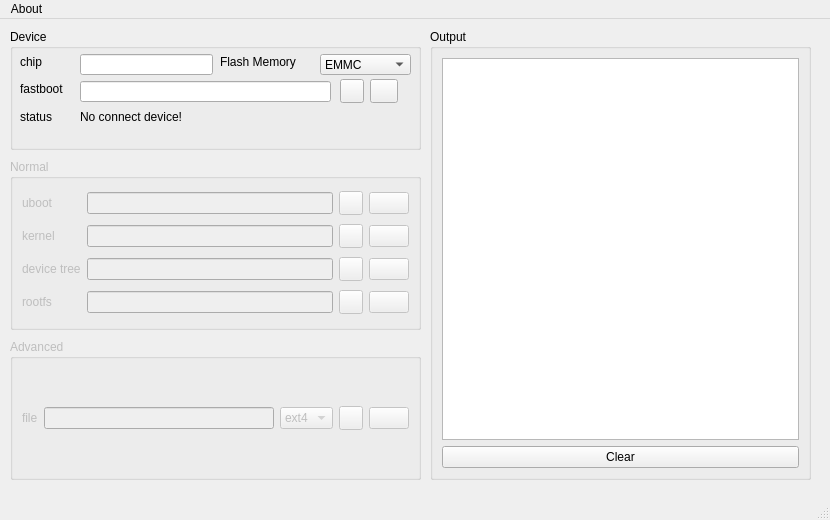
<?xml version="1.0" encoding="UTF-8"?>
<ui version="4.0">
 <class>MainWindow</class>
 <widget class="QMainWindow" name="MainWindow">
  <property name="geometry">
   <rect>
    <x>0</x>
    <y>0</y>
    <width>830</width>
    <height>520</height>
   </rect>
  </property>
  <property name="minimumSize">
   <size>
    <width>830</width>
    <height>520</height>
   </size>
  </property>
  <property name="maximumSize">
   <size>
    <width>830</width>
    <height>520</height>
   </size>
  </property>
  <property name="windowTitle">
   <string>nxp-uuu-qt-tool</string>
  </property>
  <property name="windowIcon">
   <iconset resource="resources.qrc">
    <normaloff>:/icon/Resources/icon/main.ico</normaloff>:/icon/Resources/icon/main.ico</iconset>
  </property>
  <widget class="QWidget" name="centralWidget">
   <widget class="QGroupBox" name="deviceGroupBox">
    <property name="geometry">
     <rect>
      <x>10</x>
      <y>10</y>
      <width>411</width>
      <height>121</height>
     </rect>
    </property>
    <property name="title">
     <string>Device</string>
    </property>
    <widget class="QLineEdit" name="chipLineEdit">
     <property name="geometry">
      <rect>
       <x>70</x>
       <y>25</y>
       <width>133</width>
       <height>21</height>
      </rect>
     </property>
     <property name="readOnly">
      <bool>true</bool>
     </property>
    </widget>
    <widget class="QLabel" name="chipLabel">
     <property name="geometry">
      <rect>
       <x>10</x>
       <y>25</y>
       <width>24</width>
       <height>16</height>
      </rect>
     </property>
     <property name="text">
      <string>chip</string>
     </property>
    </widget>
    <widget class="QLabel" name="fastbootLabel">
     <property name="geometry">
      <rect>
       <x>10</x>
       <y>52</y>
       <width>49</width>
       <height>16</height>
      </rect>
     </property>
     <property name="text">
      <string>fastboot</string>
     </property>
    </widget>
    <widget class="QLineEdit" name="fastbootPathLineEdit">
     <property name="geometry">
      <rect>
       <x>70</x>
       <y>52</y>
       <width>251</width>
       <height>21</height>
      </rect>
     </property>
     <property name="readOnly">
      <bool>true</bool>
     </property>
    </widget>
    <widget class="QPushButton" name="fastbootPathPushButton">
     <property name="geometry">
      <rect>
       <x>330</x>
       <y>50</y>
       <width>24</width>
       <height>24</height>
      </rect>
     </property>
     <property name="minimumSize">
      <size>
       <width>24</width>
       <height>24</height>
      </size>
     </property>
     <property name="maximumSize">
      <size>
       <width>24</width>
       <height>24</height>
      </size>
     </property>
     <property name="text">
      <string/>
     </property>
     <property name="icon">
      <iconset resource="resources.qrc">
       <normaloff>:/img/Resources/img/folder.png</normaloff>:/img/Resources/img/folder.png</iconset>
     </property>
    </widget>
    <widget class="QPushButton" name="fastbootBurnPushButton">
     <property name="geometry">
      <rect>
       <x>360</x>
       <y>50</y>
       <width>28</width>
       <height>24</height>
      </rect>
     </property>
     <property name="text">
      <string/>
     </property>
     <property name="icon">
      <iconset resource="resources.qrc">
       <normaloff>:/img/Resources/img/download.png</normaloff>:/img/Resources/img/download.png</iconset>
     </property>
    </widget>
    <widget class="QComboBox" name="flashMemoryComboBox">
     <property name="geometry">
      <rect>
       <x>310</x>
       <y>25</y>
       <width>91</width>
       <height>21</height>
      </rect>
     </property>
     <item>
      <property name="text">
       <string>EMMC</string>
      </property>
     </item>
     <item>
      <property name="text">
       <string>SDCARD</string>
      </property>
     </item>
     <item>
      <property name="text">
       <string>NANDFLASH</string>
      </property>
     </item>
     <item>
      <property name="text">
       <string>NORFLASH</string>
      </property>
     </item>
    </widget>
    <widget class="QLabel" name="flashMemoryLabel">
     <property name="geometry">
      <rect>
       <x>210</x>
       <y>25</y>
       <width>82</width>
       <height>16</height>
      </rect>
     </property>
     <property name="text">
      <string>Flash Memory</string>
     </property>
    </widget>
    <widget class="QLabel" name="statusLabel">
     <property name="geometry">
      <rect>
       <x>10</x>
       <y>80</y>
       <width>34</width>
       <height>16</height>
      </rect>
     </property>
     <property name="text">
      <string>status</string>
     </property>
    </widget>
    <widget class="QLabel" name="statusCurLabel">
     <property name="geometry">
      <rect>
       <x>70</x>
       <y>80</y>
       <width>331</width>
       <height>16</height>
      </rect>
     </property>
     <property name="text">
      <string>No connect device!</string>
     </property>
    </widget>
   </widget>
   <widget class="QGroupBox" name="normalGroupBox">
    <property name="enabled">
     <bool>false</bool>
    </property>
    <property name="geometry">
     <rect>
      <x>10</x>
      <y>140</y>
      <width>411</width>
      <height>171</height>
     </rect>
    </property>
    <property name="title">
     <string>Normal</string>
    </property>
    <layout class="QGridLayout" name="gridLayout_2">
     <item row="3" column="1">
      <widget class="QLineEdit" name="deviceTreePathLineEdit">
       <property name="readOnly">
        <bool>true</bool>
       </property>
      </widget>
     </item>
     <item row="4" column="0">
      <widget class="QLabel" name="rootfsLabel">
       <property name="text">
        <string>rootfs</string>
       </property>
      </widget>
     </item>
     <item row="2" column="1">
      <widget class="QLineEdit" name="kernelPathLineEdit">
       <property name="readOnly">
        <bool>true</bool>
       </property>
      </widget>
     </item>
     <item row="2" column="0">
      <widget class="QLabel" name="kernelLabel">
       <property name="text">
        <string>kernel</string>
       </property>
      </widget>
     </item>
     <item row="4" column="1">
      <widget class="QLineEdit" name="rootfsPathLineEdit">
       <property name="readOnly">
        <bool>true</bool>
       </property>
      </widget>
     </item>
     <item row="2" column="2">
      <widget class="QPushButton" name="kernelPathPushButton">
       <property name="minimumSize">
        <size>
         <width>24</width>
         <height>24</height>
        </size>
       </property>
       <property name="maximumSize">
        <size>
         <width>24</width>
         <height>24</height>
        </size>
       </property>
       <property name="text">
        <string/>
       </property>
       <property name="icon">
        <iconset resource="resources.qrc">
         <normaloff>:/img/Resources/img/folder.png</normaloff>:/img/Resources/img/folder.png</iconset>
       </property>
      </widget>
     </item>
     <item row="1" column="3">
      <widget class="QPushButton" name="ubootBurnPushButton">
       <property name="text">
        <string/>
       </property>
       <property name="icon">
        <iconset resource="resources.qrc">
         <normaloff>:/img/Resources/img/download.png</normaloff>:/img/Resources/img/download.png</iconset>
       </property>
      </widget>
     </item>
     <item row="4" column="3">
      <widget class="QPushButton" name="rootfsBurnPushButton">
       <property name="text">
        <string/>
       </property>
       <property name="icon">
        <iconset resource="resources.qrc">
         <normaloff>:/img/Resources/img/download.png</normaloff>:/img/Resources/img/download.png</iconset>
       </property>
      </widget>
     </item>
     <item row="4" column="2">
      <widget class="QPushButton" name="rootfsPathPushButton">
       <property name="minimumSize">
        <size>
         <width>24</width>
         <height>24</height>
        </size>
       </property>
       <property name="maximumSize">
        <size>
         <width>24</width>
         <height>24</height>
        </size>
       </property>
       <property name="text">
        <string/>
       </property>
       <property name="icon">
        <iconset resource="resources.qrc">
         <normaloff>:/img/Resources/img/folder.png</normaloff>:/img/Resources/img/folder.png</iconset>
       </property>
      </widget>
     </item>
     <item row="1" column="1">
      <widget class="QLineEdit" name="ubootPathLineEdit">
       <property name="readOnly">
        <bool>true</bool>
       </property>
      </widget>
     </item>
     <item row="3" column="2">
      <widget class="QPushButton" name="deviceTreePathPushButton">
       <property name="minimumSize">
        <size>
         <width>24</width>
         <height>24</height>
        </size>
       </property>
       <property name="maximumSize">
        <size>
         <width>24</width>
         <height>24</height>
        </size>
       </property>
       <property name="text">
        <string/>
       </property>
       <property name="icon">
        <iconset resource="resources.qrc">
         <normaloff>:/img/Resources/img/folder.png</normaloff>:/img/Resources/img/folder.png</iconset>
       </property>
      </widget>
     </item>
     <item row="3" column="0">
      <widget class="QLabel" name="deviceTreeLabel">
       <property name="text">
        <string>device tree</string>
       </property>
      </widget>
     </item>
     <item row="2" column="3">
      <widget class="QPushButton" name="kernelBurnPushButton">
       <property name="text">
        <string/>
       </property>
       <property name="icon">
        <iconset resource="resources.qrc">
         <normaloff>:/img/Resources/img/download.png</normaloff>:/img/Resources/img/download.png</iconset>
       </property>
      </widget>
     </item>
     <item row="1" column="2">
      <widget class="QPushButton" name="ubootPathPushButton">
       <property name="minimumSize">
        <size>
         <width>24</width>
         <height>24</height>
        </size>
       </property>
       <property name="maximumSize">
        <size>
         <width>24</width>
         <height>24</height>
        </size>
       </property>
       <property name="text">
        <string/>
       </property>
       <property name="icon">
        <iconset resource="resources.qrc">
         <normaloff>:/img/Resources/img/folder.png</normaloff>:/img/Resources/img/folder.png</iconset>
       </property>
      </widget>
     </item>
     <item row="1" column="0">
      <widget class="QLabel" name="ubootLabel">
       <property name="text">
        <string>uboot</string>
       </property>
      </widget>
     </item>
     <item row="3" column="3">
      <widget class="QPushButton" name="deviceTreeBurnPushButton">
       <property name="text">
        <string/>
       </property>
       <property name="icon">
        <iconset resource="resources.qrc">
         <normaloff>:/img/Resources/img/download.png</normaloff>:/img/Resources/img/download.png</iconset>
       </property>
      </widget>
     </item>
    </layout>
   </widget>
   <widget class="QGroupBox" name="advancedGroupBox">
    <property name="enabled">
     <bool>false</bool>
    </property>
    <property name="geometry">
     <rect>
      <x>10</x>
      <y>320</y>
      <width>411</width>
      <height>141</height>
     </rect>
    </property>
    <property name="title">
     <string>Advanced</string>
    </property>
    <layout class="QGridLayout" name="gridLayout_3">
     <item row="0" column="0">
      <widget class="QLabel" name="fileLabel">
       <property name="text">
        <string>file</string>
       </property>
      </widget>
     </item>
     <item row="0" column="4">
      <widget class="QPushButton" name="fileBurnPushButton">
       <property name="text">
        <string/>
       </property>
       <property name="icon">
        <iconset resource="resources.qrc">
         <normaloff>:/img/Resources/img/download.png</normaloff>:/img/Resources/img/download.png</iconset>
       </property>
      </widget>
     </item>
     <item row="0" column="1">
      <widget class="QLineEdit" name="filePathLineEdit">
       <property name="readOnly">
        <bool>true</bool>
       </property>
      </widget>
     </item>
     <item row="0" column="3">
      <widget class="QPushButton" name="filePathPushButton">
       <property name="minimumSize">
        <size>
         <width>24</width>
         <height>24</height>
        </size>
       </property>
       <property name="maximumSize">
        <size>
         <width>24</width>
         <height>24</height>
        </size>
       </property>
       <property name="text">
        <string/>
       </property>
       <property name="icon">
        <iconset resource="resources.qrc">
         <normaloff>:/img/Resources/img/folder.png</normaloff>:/img/Resources/img/folder.png</iconset>
       </property>
      </widget>
     </item>
     <item row="0" column="2">
      <widget class="QComboBox" name="fileComboBox">
       <item>
        <property name="text">
         <string>ext4</string>
        </property>
       </item>
       <item>
        <property name="text">
         <string>fat</string>
        </property>
       </item>
      </widget>
     </item>
    </layout>
   </widget>
   <widget class="QGroupBox" name="logGroupBox">
    <property name="geometry">
     <rect>
      <x>430</x>
      <y>10</y>
      <width>381</width>
      <height>451</height>
     </rect>
    </property>
    <property name="title">
     <string>Output</string>
    </property>
    <layout class="QGridLayout" name="gridLayout">
     <item row="0" column="0">
      <widget class="QPlainTextEdit" name="logPlainTextEdit">
       <property name="readOnly">
        <bool>true</bool>
       </property>
      </widget>
     </item>
     <item row="1" column="0">
      <widget class="QPushButton" name="clearLogPushButton">
       <property name="text">
        <string>Clear</string>
       </property>
      </widget>
     </item>
    </layout>
   </widget>
  </widget>
  <widget class="QMenuBar" name="menuBar">
   <property name="geometry">
    <rect>
     <x>0</x>
     <y>0</y>
     <width>830</width>
     <height>32</height>
    </rect>
   </property>
   <widget class="QMenu" name="menu">
    <property name="title">
     <string>About</string>
    </property>
   </widget>
   <addaction name="menu"/>
  </widget>
  <widget class="QStatusBar" name="statusBar"/>
 </widget>
 <resources>
  <include location="resources.qrc"/>
 </resources>
 <connections/>
</ui>
